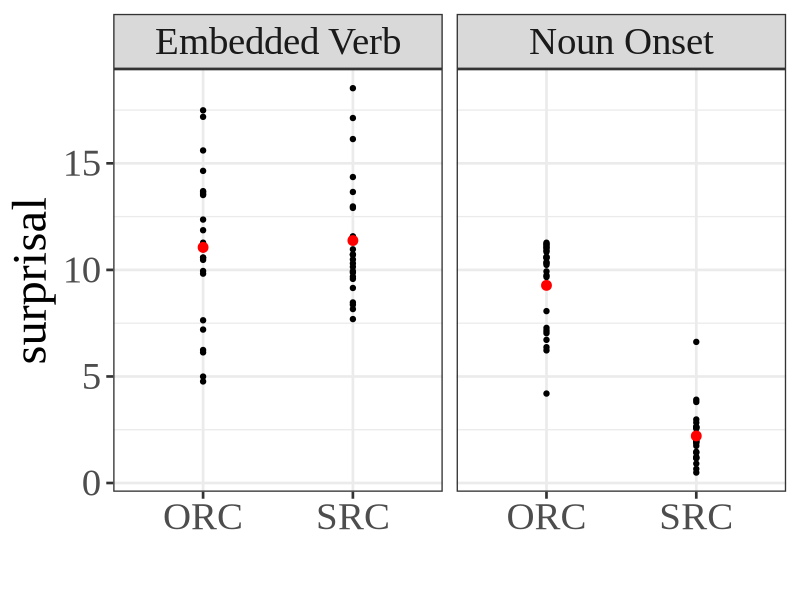
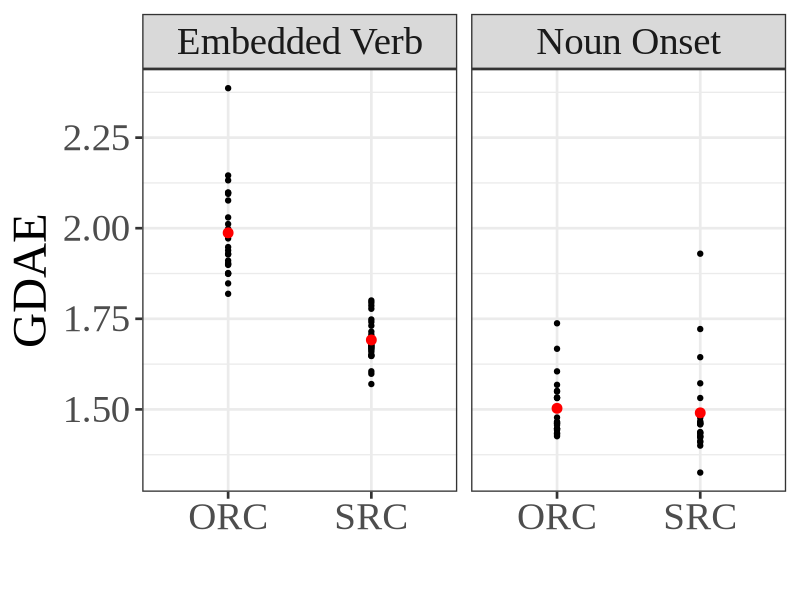
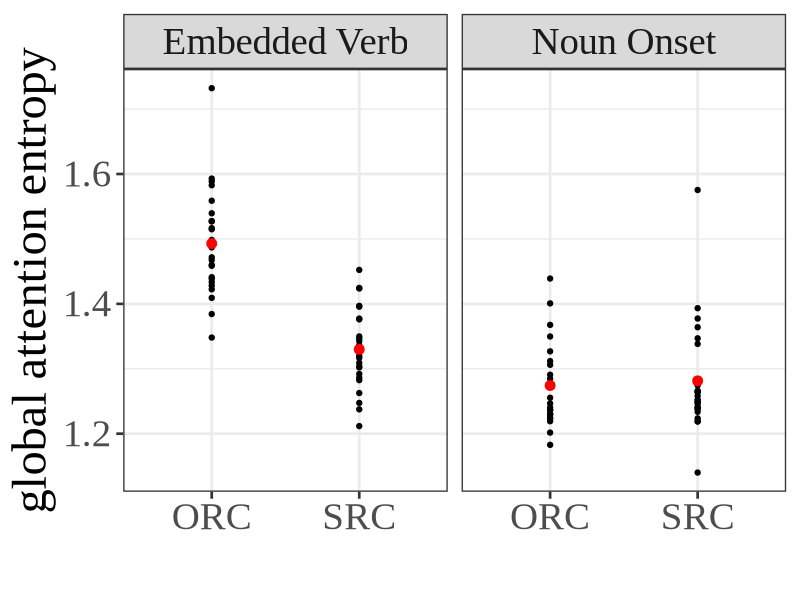
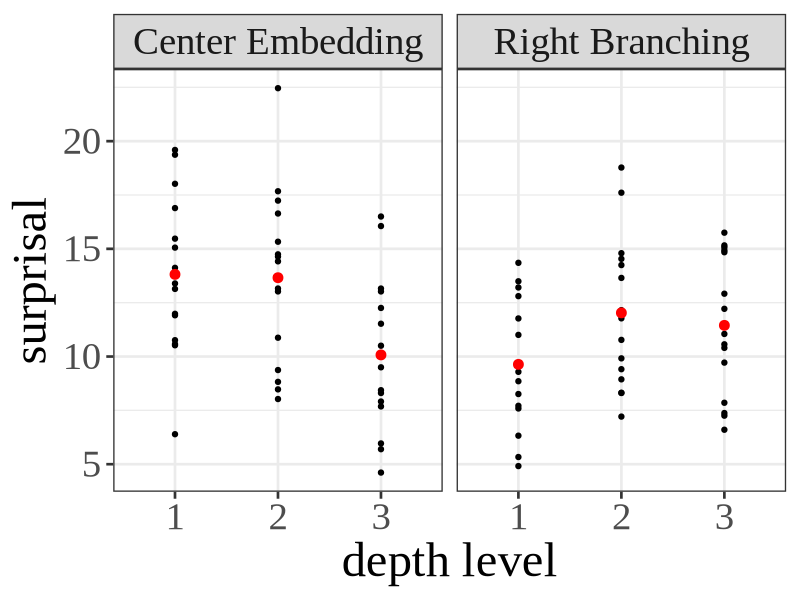

Source code (R) for these figures, in order: (Note: this script raises an error after producing the figures.)
rm(list=ls()) 

library(ggplot2)
library(dplyr)

stat_sum_single <- function(fun, geom="point", ...) {
  stat_summary(fun=fun, colour="red", geom=geom, size = 3, ...)
}

##### Relative Clause

Staub <- read.csv('results/staub-results.csv', sep=',',header=TRUE)
Staub[which(Staub$type == "rcn"),]$type = "Noun Onset"
Staub[which(Staub$type == "rcv"),]$type = "Embedded Verb"

# surprisal
ggplot(aes(x = sent_type, y = surprisal), data = Staub) +
  geom_point() + xlab("") + 
  theme_bw(base_size=20) + theme(legend.position = "bottom") +
  facet_grid(.~type) + 
  stat_summary(fun.data = "mean_cl_boot", geom="errorbar", colour="red", width=0.1, size = 0.5) +
  stat_sum_single(mean) + theme(text = element_text(family="Times New Roman",size=35))

# attention entropy -syntactic
ggplot(aes(x = sent_type, y = entropy_syntactic), data = Staub) +
  geom_point() + xlab("") + ylab("GDAE") + #Verb agreement across four levels of clausal embedding in 'it' clefts") +
  theme_bw(base_size=20)  + theme(legend.position = "bottom") +
  facet_grid(.~type) + 
  stat_summary(fun.data = "mean_cl_boot", geom="errorbar", colour="red", width=0.1, size = 0.5) +
  stat_sum_single(mean) + theme(text = element_text(family="Times New Roman",size=35))

# attention entropy - global
ggplot(aes(x = sent_type, y = entropy_global), data = Staub) +
  geom_point() + xlab("") + ylab("global attention entropy") + #Verb agreement across four levels of clausal embedding in 'it' clefts") +
  theme_bw(base_size=20)  + theme(legend.position = "bottom") +
  facet_grid(.~type) + 
  stat_summary(fun.data = "mean_cl_boot", geom="errorbar", colour="red", width=0.1, size = 0.5) +
  stat_sum_single(mean) + theme(text = element_text(family="Times New Roman",size=35))



##### Center Embeddings vs. Right Branching

Stolz <- read.csv('results/stolz-results.csv', sep=',',header=TRUE)
Stolz[which(Stolz$type=="CE"),]$type = 'Center Embedding'
Stolz[which(Stolz$type=="RB"),]$type = 'Right Branching'
Stolz$level <-as.factor(Stolz$level)

# surprisal

ggplot(aes(x = level, y = surprisal), data = Stolz) +
  geom_point() + xlab("") + #Verb agreement across four levels of clausal embedding in 'it' clefts") +
  theme_bw(base_size=20) + theme(legend.position = "bottom") +
  facet_grid(.~type) + 
  stat_summary(fun.data = "mean_cl_boot", geom="errorbar", colour="red", width=0.1, size = 0.5) +
  stat_sum_single(mean, colour="blue") + theme(text = element_text(family="Times New Roman",size=35))+
  ylab('surprisal') + xlab('depth level')

# synatctic attention entropy

ggplot(aes(x = level, y = entropy_syntactic), data = Stolz) +
  geom_point() + xlab("") + #Verb agreement across four levels of clausal embedding in 'it' clefts") +
  theme_bw(base_size=20) + theme(legend.position = "bottom") +
  facet_grid(.~type) + 
  stat_summary(fun.data = "mean_cl_boot", geom="errorbar", colour="red", width=0.1, size = 0.5) +
  stat_sum_single(mean, colour="blue") + theme(text = element_text(family="Times New Roman",size=35))+
  ylab('GDAE') + xlab('depth level')

# glabal attention entropy

ggplot(aes(x = level, y = entropy_global), data = Stolz) +
  geom_point() + xlab("") + #Verb agreement across four levels of clausal embedding in 'it' clefts") +
  theme_bw(base_size=20) + theme(legend.position = "bottom") +
  facet_grid(.~type) + 
  stat_summary(fun.data = "mean_cl_boot", geom="errorbar", colour="red", width=0.1, size = 0.5) +
  stat_sum_single(mean, colour="blue") + theme(text = element_text(family="Times New Roman",size=35))+
  ylab('global attention entropy') + xlab('depth level')

# attention entropy at head43

ggplot(aes(x = level, y = entropy_43), data = Stolz) +
  geom_point() + xlab("") + #Verb agreement across four levels of clausal embedding in 'it' clefts") +
  theme_bw(base_size=20) + theme(legend.position = "bottom") +
  facet_grid(.~type) + 
  stat_summary(fun.data = "mean_cl_boot", geom="errorbar", colour="red", width=0.1, size = 0.5) +
  stat_sum_single(mean, colour="blue") + theme(text = element_text(family="Times New Roman",size=35))+
  ylab('attention entropy at head43') + xlab('depth level')

# attention paid to the correct target

ggplot(aes(x = level, y = attn_to_target), data = Stolz) +
  geom_point() + xlab("") + #Verb agreement across four levels of clausal embedding in 'it' clefts") +
  theme_bw(base_size=20) + theme(legend.position = "bottom") +
  facet_grid(.~type) + 
  stat_summary(fun.data = "mean_cl_boot", geom="errorbar", colour="red", width=0.1, size = 0.5) +
  stat_sum_single(mean, colour="blue") + theme(text = element_text(family="Times New Roman",size=35))+
  ylab('attention to correct subject') + xlab('depth level')



# Attention to nouns from verb-level2

Stolz_level2 = Stolz[which(Stolz$level==2),]
Stolz_level2_CE = Stolz_level2[which(Stolz_level2$type=="Center Embedding"),]

x<-rep(c("noun_lv1","noun_lv2","noun_lv3"),each=15)
type <- rep(c("Center Embedding"), each = 45)
y <- Stolz_level2_CE$attn_to_lv1_noun
y <- c(y,Stolz_level2_CE$attn_to_lv2_noun)
y <- c(y,Stolz_level2_CE$attn_to_lv3_noun)

lv2_df_CE <- data.frame(x,y, type)

Stolz_level2 = Stolz[which(Stolz$level==2),]
Stolz_level2_RB = Stolz_level2[which(Stolz_level2$type=="Right Branching"),]

x<-rep(c("noun_lv1","noun_lv2","noun_lv3"),each=15)
type <- rep(c("Right Branching"), rep = 45)
y <- Stolz_level2_RB$attn_to_lv1_noun
y <- c(y,Stolz_level2_RB$attn_to_lv2_noun)
y <- c(y,Stolz_level2_RB$attn_to_lv3_noun)
lv2_df_RB <- data.frame(x,y,type)

lv2_df <- rbind(lv2_df_RB, lv2_df_CE)

ggplot(aes(x = x, y = y), data = lv2_df) +
  geom_point() + ylab("attention from verb_lv2") +xlab("") + #Verb agreement across four levels of clausal embedding in 'it' clefts") +
  theme_bw(base_size=20) + theme(legend.position = "bottom") +
  facet_grid(.~type) + 
  stat_summary(fun.data = "mean_cl_boot", geom="errorbar", colour="red", width=0.3) +
  stat_sum_single(mean, colour="blue") + theme(text = element_text(family="Times New Roman",size=35))

# Attention to nouns from verb-level3

Stolz_level3 = Stolz[which(Stolz$level==3),]
Stolz_level3_CE = Stolz_level3[which(Stolz_level3$type=="Center Embedding"),]

x<-rep(c("noun_lv1","noun_lv2","noun_lv3"),each=15)
type <- rep(c("Center Embedding"), each = 45)
y <- Stolz_level3_CE$attn_to_lv1_noun
y <- c(y,Stolz_level3_CE$attn_to_lv2_noun)
y <- c(y,Stolz_level3_CE$attn_to_lv3_noun)

lv3_df_CE <- data.frame(x,y, type)

Stolz_level3 = Stolz[which(Stolz$level==3),]
Stolz_level3_RB = Stolz_level3[which(Stolz_level3$type=="Right Branching"),]

x<-rep(c("noun_lv1","noun_lv2","noun_lv3"),each=15)
type <- rep(c("Right Branching"), rep = 45)
y <- Stolz_level3_RB$attn_to_lv1_noun
y <- c(y,Stolz_level3_RB$attn_to_lv2_noun)
y <- c(y,Stolz_level3_RB$attn_to_lv3_noun)
lv3_df_RB <- data.frame(x,y,type)

lv3_df <- rbind(lv3_df_RB, lv3_df_CE)

ggplot(aes(x = x, y = y), data = lv3_df) +
  geom_point() + ylab("attention from verb_lv3") +xlab("") + #Verb agreement across four levels of clausal embedding in 'it' clefts") +
  theme_bw(base_size=20) + theme(legend.position = "bottom") +
  facet_grid(.~type) + 
  stat_summary(fun.data = "mean_cl_boot", geom="errorbar", colour="red", width=0.3) +
  stat_sum_single(mean, colour="blue") +theme(text = element_text(family="Times New Roman",size=35))

